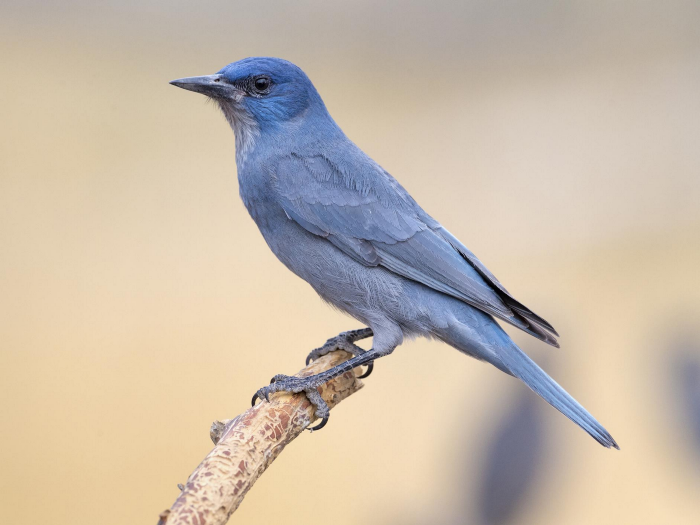
#> input picture bird.png, 700 x 525 px
$ python kodlar.py
#> lines starting #> are read from the running program, lines starting #| are printed output that depends on the picture
from cv2 import cv2
import numpy as np

img = cv2.imread("bird.png")
#> img is the input picture: shape (525, 700, 3); mean B, G, R 171.1, 186.8, 200.3
img = cv2.resize(img, (0, 0), None, .25, .25)
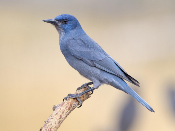
#> img: shape (131, 175, 3); mean B, G, R 171.3, 187, 200.4

gaussianBlurKernel = np.array(([[1, 2, 1], [2, 4, 2], [1, 2, 1]]), np.float32)/9
sharpenKernel = np.array(([[0, -1, 0], [-1, 9, -1], [0, -1, 0]]), np.float32)/9
meanBlurKernel = np.ones((3, 3), np.float32)/9

gaussianBlur = cv2.filter2D(src=img, kernel=gaussianBlurKernel, ddepth=-1)
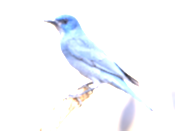
#> gaussianBlur: shape (131, 175, 3); mean B, G, R 252.3, 249, 246.6
meanBlur = cv2.filter2D(src=img, kernel=meanBlurKernel, ddepth=-1)
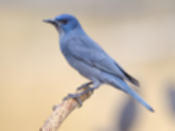
#> meanBlur: shape (131, 175, 3); mean B, G, R 171.3, 187, 200.4
sharpen = cv2.filter2D(src=img, kernel=sharpenKernel, ddepth=-1)
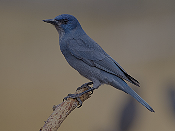
#> sharpen: shape (131, 175, 3); mean B, G, R 95.2, 103.9, 111.4

horizontalStack = np.concatenate((img, gaussianBlur, meanBlur, sharpen), axis=1)
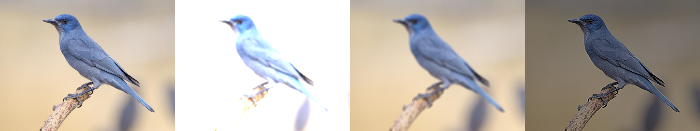
#> horizontalStack: shape (131, 700, 3); mean B, G, R 172.5, 181.7, 189.7

cv2.imwrite("Output.jpg", horizontalStack)

cv2.imshow("2D Convolution Example", horizontalStack)

cv2.waitKey(0)
cv2.destroyAllWindows()
